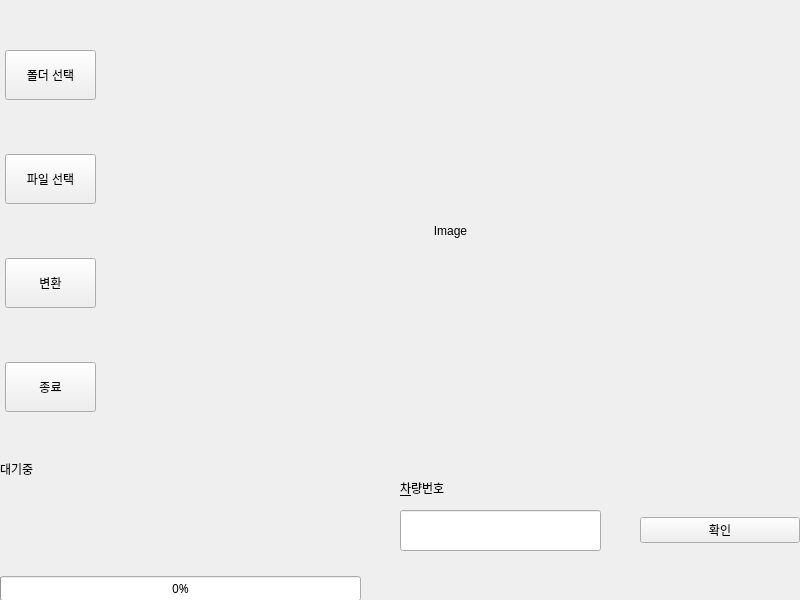
<?xml version="1.0" encoding="UTF-8"?>
<ui version="4.0">
 <class>Widget</class>
 <widget class="QWidget" name="Widget">
  <property name="geometry">
   <rect>
    <x>0</x>
    <y>0</y>
    <width>800</width>
    <height>600</height>
   </rect>
  </property>
  <property name="windowTitle">
   <string>Widget</string>
  </property>
  <widget class="QWidget" name="verticalLayoutWidget">
   <property name="geometry">
    <rect>
     <x>0</x>
     <y>0</y>
     <width>101</width>
     <height>461</height>
    </rect>
   </property>
   <layout class="QVBoxLayout" name="verticalLayout">
    <property name="spacing">
     <number>55</number>
    </property>
    <property name="sizeConstraint">
     <enum>QLayout::SetDefaultConstraint</enum>
    </property>
    <property name="leftMargin">
     <number>5</number>
    </property>
    <property name="topMargin">
     <number>50</number>
    </property>
    <property name="rightMargin">
     <number>5</number>
    </property>
    <property name="bottomMargin">
     <number>50</number>
    </property>
    <item>
     <widget class="QPushButton" name="chooseDir">
      <property name="sizePolicy">
       <sizepolicy hsizetype="Minimum" vsizetype="Minimum">
        <horstretch>0</horstretch>
        <verstretch>0</verstretch>
       </sizepolicy>
      </property>
      <property name="minimumSize">
       <size>
        <width>0</width>
        <height>50</height>
       </size>
      </property>
      <property name="text">
       <string>폴더 선택</string>
      </property>
     </widget>
    </item>
    <item>
     <widget class="QPushButton" name="chooseFile">
      <property name="sizePolicy">
       <sizepolicy hsizetype="Minimum" vsizetype="Minimum">
        <horstretch>0</horstretch>
        <verstretch>0</verstretch>
       </sizepolicy>
      </property>
      <property name="minimumSize">
       <size>
        <width>0</width>
        <height>50</height>
       </size>
      </property>
      <property name="text">
       <string>파일 선택</string>
      </property>
     </widget>
    </item>
    <item>
     <widget class="QPushButton" name="execute">
      <property name="sizePolicy">
       <sizepolicy hsizetype="Minimum" vsizetype="Minimum">
        <horstretch>0</horstretch>
        <verstretch>0</verstretch>
       </sizepolicy>
      </property>
      <property name="minimumSize">
       <size>
        <width>0</width>
        <height>50</height>
       </size>
      </property>
      <property name="text">
       <string>변환</string>
      </property>
     </widget>
    </item>
    <item>
     <widget class="QPushButton" name="closeBtn">
      <property name="sizePolicy">
       <sizepolicy hsizetype="Minimum" vsizetype="Minimum">
        <horstretch>0</horstretch>
        <verstretch>0</verstretch>
       </sizepolicy>
      </property>
      <property name="minimumSize">
       <size>
        <width>0</width>
        <height>50</height>
       </size>
      </property>
      <property name="text">
       <string>종료</string>
      </property>
     </widget>
    </item>
   </layout>
  </widget>
  <widget class="QWidget" name="verticalLayoutWidget_2">
   <property name="geometry">
    <rect>
     <x>100</x>
     <y>0</y>
     <width>701</width>
     <height>461</height>
    </rect>
   </property>
   <layout class="QVBoxLayout" name="verticalLayout_2">
    <item>
     <widget class="QLabel" name="Image">
      <property name="text">
       <string>Image</string>
      </property>
      <property name="alignment">
       <set>Qt::AlignCenter</set>
      </property>
     </widget>
    </item>
   </layout>
  </widget>
  <widget class="QWidget" name="verticalLayoutWidget_3">
   <property name="geometry">
    <rect>
     <x>640</x>
     <y>460</y>
     <width>160</width>
     <height>141</height>
    </rect>
   </property>
   <layout class="QVBoxLayout" name="verticalLayout_3">
    <item>
     <widget class="QPushButton" name="confirm">
      <property name="text">
       <string>확인</string>
      </property>
     </widget>
    </item>
   </layout>
  </widget>
  <widget class="QLabel" name="label_2">
   <property name="geometry">
    <rect>
     <x>400</x>
     <y>480</y>
     <width>58</width>
     <height>16</height>
    </rect>
   </property>
   <property name="text">
    <string>&amp;차량번호</string>
   </property>
   <property name="buddy">
    <cstring>car_num</cstring>
   </property>
  </widget>
  <widget class="QLineEdit" name="car_num">
   <property name="geometry">
    <rect>
     <x>400</x>
     <y>510</y>
     <width>201</width>
     <height>41</height>
    </rect>
   </property>
  </widget>
  <widget class="QWidget" name="verticalLayoutWidget_4">
   <property name="geometry">
    <rect>
     <x>0</x>
     <y>460</y>
     <width>361</width>
     <height>141</height>
    </rect>
   </property>
   <layout class="QVBoxLayout" name="verticalLayout_4">
    <item>
     <widget class="QLabel" name="label">
      <property name="text">
       <string>대기중</string>
      </property>
      <property name="alignment">
       <set>Qt::AlignLeading|Qt::AlignLeft|Qt::AlignTop</set>
      </property>
      <property name="margin">
       <number>10</number>
      </property>
     </widget>
    </item>
    <item>
     <widget class="QProgressBar" name="progressBar">
      <property name="font">
       <font>
        <family>굴림</family>
       </font>
      </property>
      <property name="value">
       <number>0</number>
      </property>
      <property name="textVisible">
       <bool>true</bool>
      </property>
      <property name="invertedAppearance">
       <bool>false</bool>
      </property>
     </widget>
    </item>
   </layout>
  </widget>
 </widget>
 <tabstops>
  <tabstop>chooseDir</tabstop>
  <tabstop>chooseFile</tabstop>
  <tabstop>execute</tabstop>
  <tabstop>confirm</tabstop>
 </tabstops>
 <resources/>
 <connections/>
</ui>
